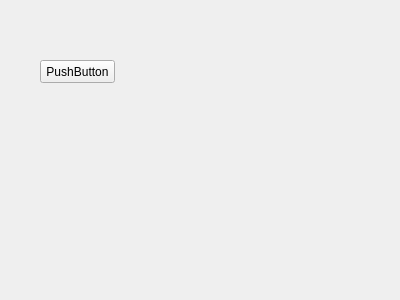
<?xml version="1.0" encoding="UTF-8"?>
<ui version="4.0">
 <class>Form</class>
 <widget class="QWidget" name="Form">
  <property name="geometry">
   <rect>
    <x>0</x>
    <y>0</y>
    <width>400</width>
    <height>300</height>
   </rect>
  </property>
  <property name="windowTitle">
   <string>Form</string>
  </property>
  <widget class="QPushButton" name="pushButton">
   <property name="geometry">
    <rect>
     <x>40</x>
     <y>60</y>
     <width>75</width>
     <height>23</height>
    </rect>
   </property>
   <property name="text">
    <string>PushButton</string>
   </property>
  </widget>
 </widget>
 <resources/>
 <connections/>
</ui>
